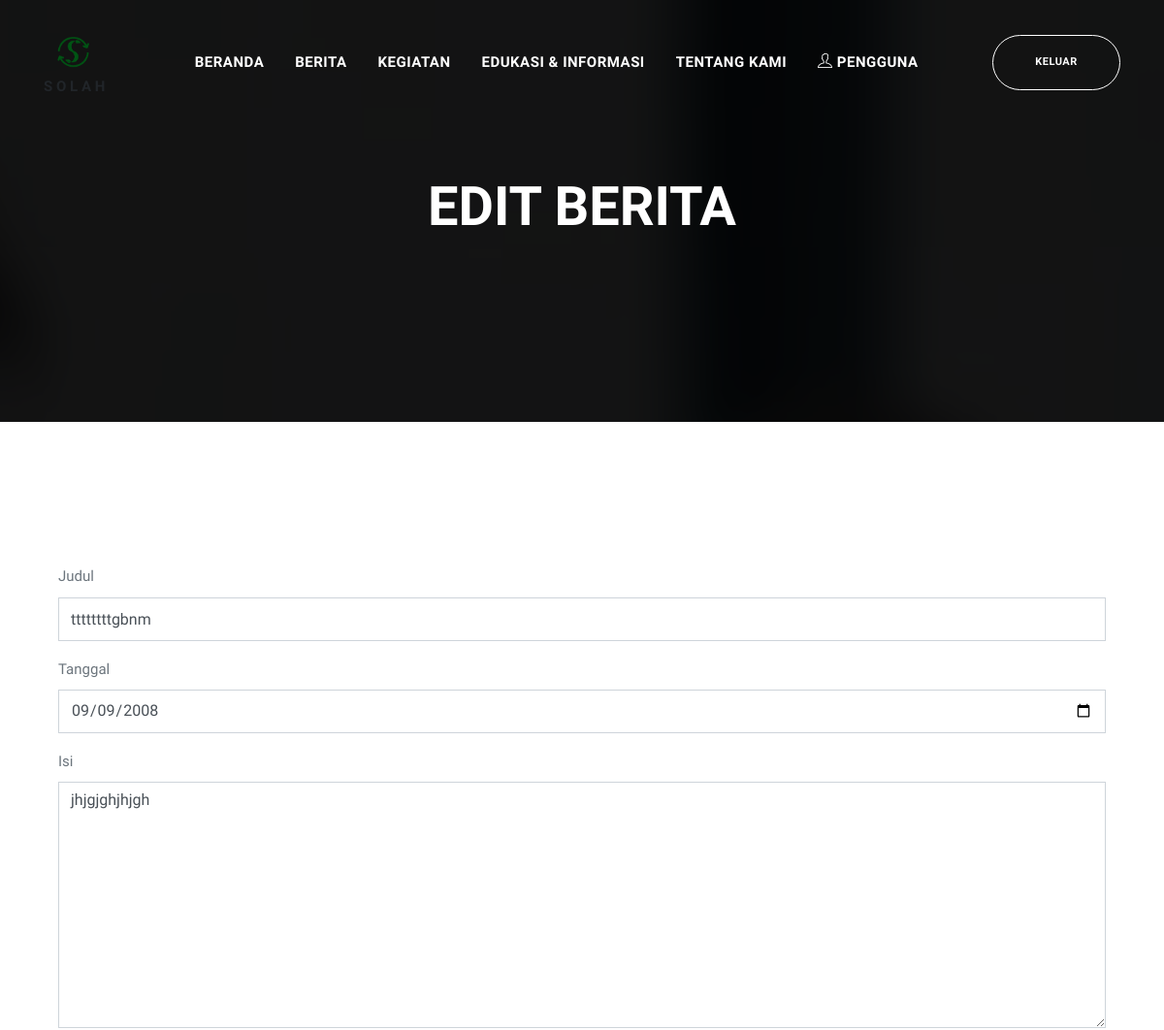
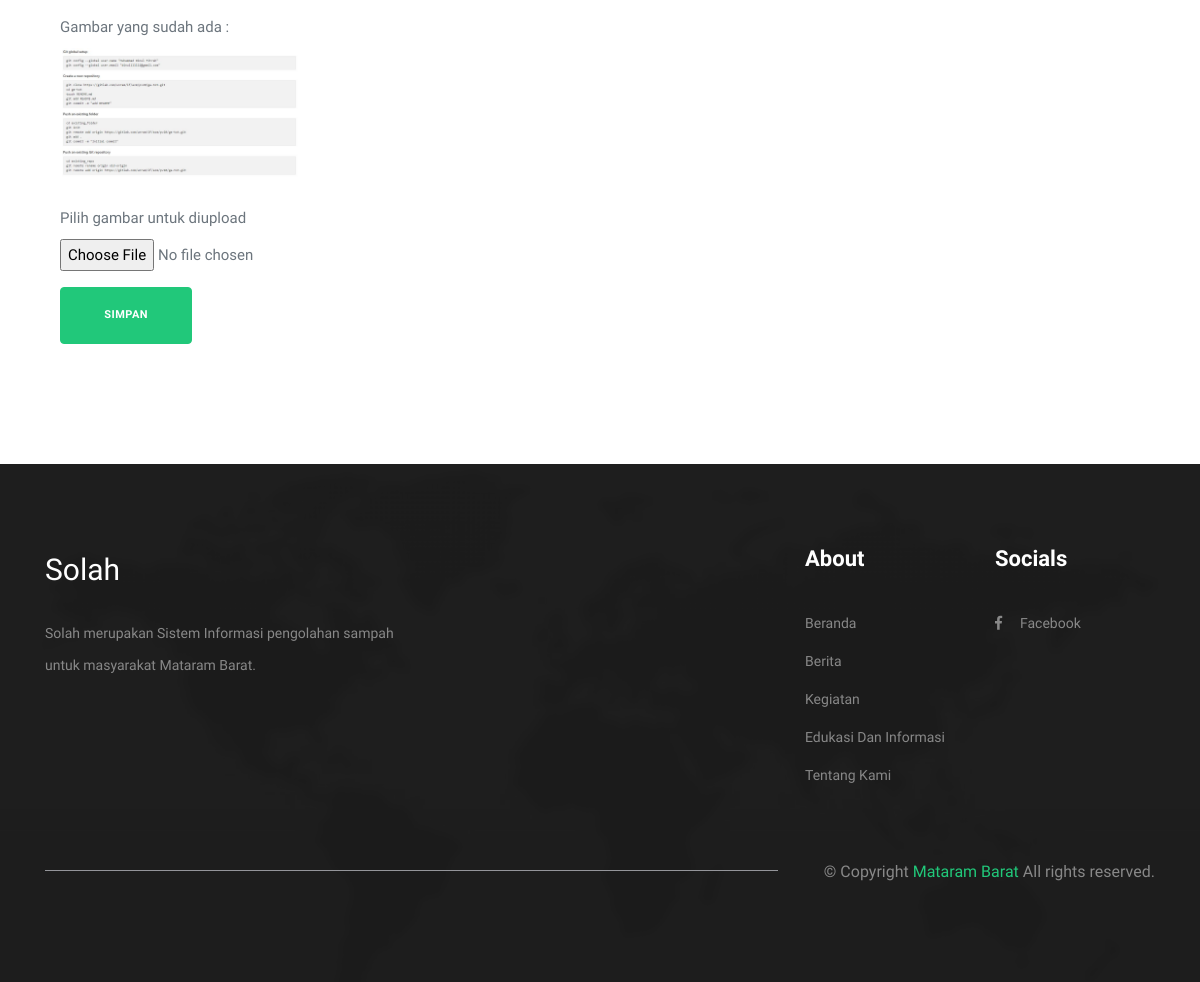
Page /ubah_berita.php?id=9 (signed in) on the committed database (2 pictures, top to bottom).
### tables this page shows
CREATE TABLE `berita` (
  `id` int(11) NOT NULL,
  `judul` varchar(100) NOT NULL,
  `isi` text NOT NULL,
  `tgl` date NOT NULL,
  `gambar` varchar(20) NOT NULL
);

### ubah_berita.php (the view, shortened to what this page needs)
<?php
include 'function/edit_berita.php';
$id = $_GET['id'];
$tampil = mysqli_query($koneksi, "SELECT * FROM berita WHERE id = '$id'");
$hasilubah = mysqli_fetch_array($tampil);
?>
<!doctype html>
<html lang="en">
<head>
  <?php include "util/boots.php" ?>
</head>
<body id="top-header">
    <?php include "util/navbar3.php" ?>
    <section class="page-banner-area page-pricing">
        <div class="overlay"></div>
        <div class="container">
            <div class="row justify-content-center">
                <div class="col-lg-9 col-md-12 col-12 text-center">
                    <div class="page-banner-content">
                        <h1 class="display-4 font-weight-bold">EDIT BERITA</h1>
                    </div>
                </div>
            </div>
        </div>
    </section>
<section class="section blog-wrap bg-gray">
    <div class="container">
      <div>
        <div class="">
            <div class="container">
              <div class="form-group">
                <form action="" method="POST" enctype="multipart/form-data">
                <br>
                  <label for="judul">Judul</label>
                    <input type="text" name="judul" class="form-control"  placeholder="Judul Berita" value="<?=$hasilubah['judul']?>">
                  </div>
              <div class="form-group">
                  <label for="tgl">Tanggal</label>
                    <input type="date" name="tgl" class="form-control" value="<?=$hasilubah['tgl']?>">
                  </div>
                  <div class="form-group">
                    <label for="isi">Isi</label>
                        <textarea class="form-control" name="isi" rows="10" placeholder="Isi Berita" ><?=$hasilubah['isi']?></textarea>
                      </div>
                            <div class="form-group">
                              <label for="upload">Gambar yang sudah ada : </label> <br>
                              <img src="images/<?=$hasilubah['gambar'];?>" height="130"><br><br>
                              <label for="upload">Pilih gambar untuk diupload</label> <br>
                              <input type="file" class="form-control-file" name="gambar">
                            </div>
                            <button type="submit" name="unggah" class="btn btn-primary">Simpan</button>
                      </form></div></div></div>
      </div>
    </section>
    <?php include "util/footer.php" ?>
  </body>
  </html>

### css/style.css (style rules this page uses)
html { font-family: sans-serif; line-height: 1.15; -webkit-text-size-adjust: 100%; -ms-text-size-adjust: 100%; -ms-overflow-style: scrollbar; -webkit-tap-highlight-color: rgba(0, 0, 0, 0); }
body { font-family: "Muli", sans-serif; font-size: 15px; line-height: 1.75; margin: 0; text-align: left; background-color: #fff; font-weight: 400; color: #6c757d; }
.h1, .h2, .h3, .h4, .h5, .h6, h1, h2, h3, h4, h5, h6 { font-family: "Muli", sans-serif; font-weight: 700; line-height: 1.35; margin-bottom: .5rem; color: #212529; }
.h1, h1 { font-size: 2.125rem; line-height: 40px; }
img { vertical-align: middle; border-style: none; }
.section { position: relative; padding: 8.125rem 0; }
@media (min-width: 768px) { .section { padding: 7.5rem 0; } }
.btn { font-size: .6875rem; font-weight: 700; position: relative; text-transform: uppercase; padding: 1.2rem 2.7rem; border: 0.1rem solid transparent; transition: all 0.2s ease-in-out; letter-spacing: .5px; }
.bg-primary, .btn-primary, .btn-white:hover { background: #21c87a !important; border-color: #21c87a !important; color: #fff; }
.page-banner-area { padding: 180px 0px; }
.page-pricing { position: relative; padding: 180px 0px; background: url("../images/banner/img2.jpg") fixed 50% 50% no-repeat; background-size: cover; }
.page-banner-content h1 { color: #fff; }
.form-control { border-radius: 0px; height: 45px; }
.overlay { position: absolute; left: 0; top: 0; width: 100%; height: 100%; background: rgba(0, 0, 0, 0.92); }

### rows in the picture
berita: judul "ttttttttgbnm", tgl "09/09/2008", isi "jhjgjghjhjgh", gambar (picture)
